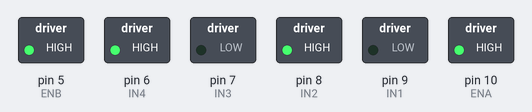
A sketch run on a simulated Arduino Uno, built with avr-gcc and run on an emulated ATmega328P. On the bench: switched loads named in the sketch (green lamp = pin HIGH).

Above: at 12.8 s.
At 25.6 s:
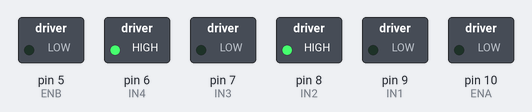
Timing chart, 0 to 40.0 s (numbered marks = the images above):
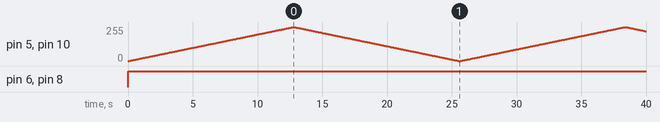

The sketch:

forward_back.ino
```cpp
//www.elegoo.com
//2016.09.12

int ENA = 10;
int IN1 = 9;
int IN2 = 8;

int IN3 = 7;
int IN4 = 6;
int ENB = 5;

int SPEED = 100;

void setup()
{
  pinMode(IN1, OUTPUT);
  pinMode(IN2, OUTPUT);
  pinMode(IN3, OUTPUT);
  pinMode(IN4, OUTPUT);
  pinMode(ENA, OUTPUT);
  pinMode(ENB, OUTPUT);

}
void loop()
{
  int i;
  digitalWrite(IN1, LOW);
  digitalWrite(IN2, HIGH);        // left wheel goes forward
  digitalWrite(IN3, LOW);
  digitalWrite(IN4, HIGH);        // right wheel goes forward
  for (i = 0; i < 256; i++) {
    analogWrite(ENA, i);
    analogWrite(ENB, i);
    delay(50);
  }
  for (i = 255; i >= 0; i--) {
    analogWrite(ENA, i);
    analogWrite(ENB, i);
    delay(50);
  }
  /*
    digitalWrite(IN1, LOW);
    digitalWrite(IN2, LOW);        //left wheel holds still
    digitalWrite(IN3, LOW);
    digitalWrite(IN4, LOW);        // right wheel holds still
    delay(500);
    digitalWrite(IN1, HIGH);
    digitalWrite(IN2, LOW);       //left wheel is back up
    digitalWrite(IN3, HIGH);
    digitalWrite(IN4, LOW);       // right wheel is back up
    delay(500);
    digitalWrite(IN1, LOW);
    digitalWrite(IN2, LOW);        // left wheel holds still
    digitalWrite(IN3, LOW);
    digitalWrite(IN4, LOW);        // right wheel holds still
    delay(500);
  */
}
```

Measured:
- by itself, pin 6 (IN4), pin 8 (IN2): LOW → HIGH at 0.00 s
